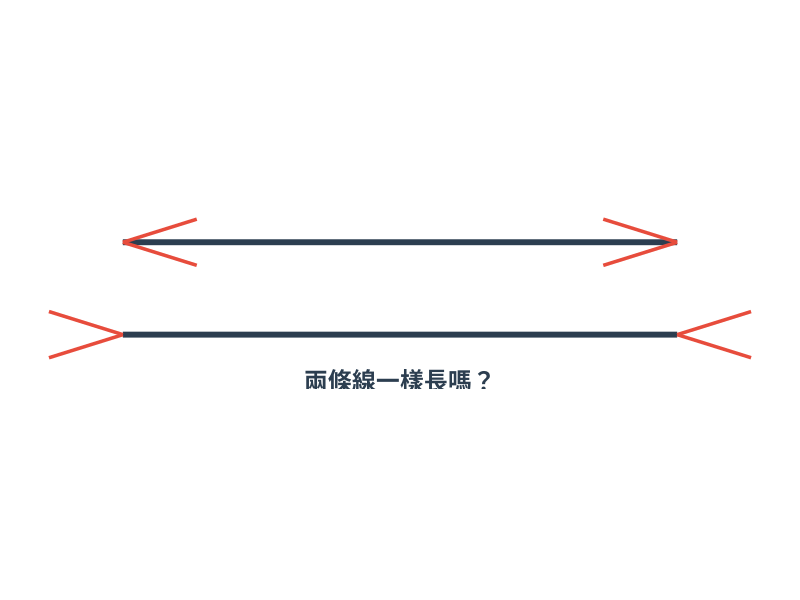
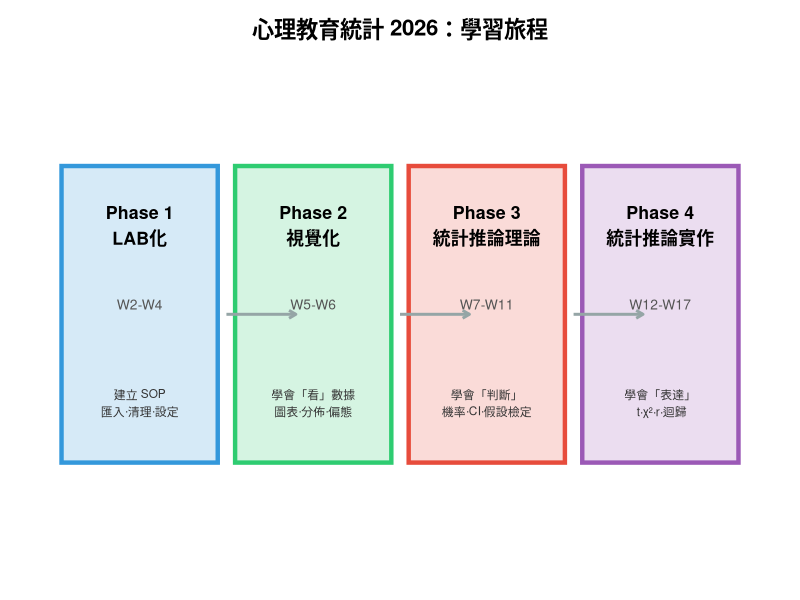

Source code (R) for these figures, in order:
## ---- chunk 1
knitr::opts_chunk$set(echo = FALSE, warning = FALSE, message = FALSE,
                      fig.width = 9, fig.height = 5)
library(ggplot2)
## ---- chunk 2
# Müller-Lyer 錯覺：兩條等長線段看起來不一樣長
df_lines <- data.frame(
  x_start = c(2, 2),
  x_end   = c(8, 8),
  y       = c(2, 4),
  group   = c("A", "B")
)

# 箭頭端點
df_arrows <- data.frame(
  x = c(2, 2, 8, 8, 2, 2, 8, 8),
  y = c(2, 2, 2, 2, 4, 4, 4, 4),
  xend = c(1.2, 1.2, 8.8, 8.8, 2.8, 2.8, 7.2, 7.2),
  yend = c(2.5, 1.5, 2.5, 1.5, 4.5, 3.5, 4.5, 3.5)
)

ggplot() +
  geom_segment(data = df_lines,
               aes(x = x_start, xend = x_end, y = y, yend = y),
               linewidth = 2, color = "#2c3e50") +
  geom_segment(data = df_arrows,
               aes(x = x, xend = xend, y = y, yend = yend),
               linewidth = 1.2, color = "#e74c3c") +
  annotate("text", x = 5, y = 1, label = "兩條線一樣長嗎？",
           size = 6, color = "#2c3e50", fontface = "bold") +
  coord_fixed(ratio = 0.5) +
  theme_void() +
  theme(plot.margin = margin(10, 10, 10, 10))
## ---- chunk 3
phases <- data.frame(
  phase = factor(c("Phase 1\nLAB化", "Phase 2\n視覺化",
                    "Phase 3\n統計推論理論", "Phase 4\n統計推論實作"),
                 levels = c("Phase 1\nLAB化", "Phase 2\n視覺化",
                            "Phase 3\n統計推論理論", "Phase 4\n統計推論實作")),
  weeks = c("W2-W4", "W5-W6", "W7-W11", "W12-W17"),
  desc = c("建立 SOP\n匯入·清理·設定", "學會「看」數據\n圖表·分佈·偏態",
           "學會「判斷」\n機率·CI·假設檢定", "學會「表達」\n t·χ²·r·迴歸"),
  y = 1,
  x = 1:4,
  color = c("#3498db", "#2ecc71", "#e74c3c", "#9b59b6")
)

ggplot(phases, aes(x = x, y = y)) +
  geom_tile(width = 0.9, height = 0.6,
            fill = phases$color, alpha = 0.2,
            color = phases$color, linewidth = 1.5) +
  geom_text(aes(label = phase), y = 1.18, size = 4.5, fontface = "bold") +
  geom_text(aes(label = weeks), y = 1.02, size = 3.5, color = "#555555") +
  geom_text(aes(label = desc), y = 0.82, size = 3, color = "#333333") +
  # 箭頭連接
  annotate("segment", x = 1.5, xend = 1.9, y = 1, yend = 1,
           arrow = arrow(length = unit(0.2, "cm")), color = "#95a5a6", linewidth = 1) +
  annotate("segment", x = 2.5, xend = 2.9, y = 1, yend = 1,
           arrow = arrow(length = unit(0.2, "cm")), color = "#95a5a6", linewidth = 1) +
  annotate("segment", x = 3.5, xend = 3.9, y = 1, yend = 1,
           arrow = arrow(length = unit(0.2, "cm")), color = "#95a5a6", linewidth = 1) +
  coord_cartesian(ylim = c(0.5, 1.5)) +
  theme_void() +
  labs(title = "心理教育統計 2026：學習旅程") +
  theme(plot.title = element_text(hjust = 0.5, face = "bold", size = 16),
        plot.margin = margin(10, 20, 10, 20))
